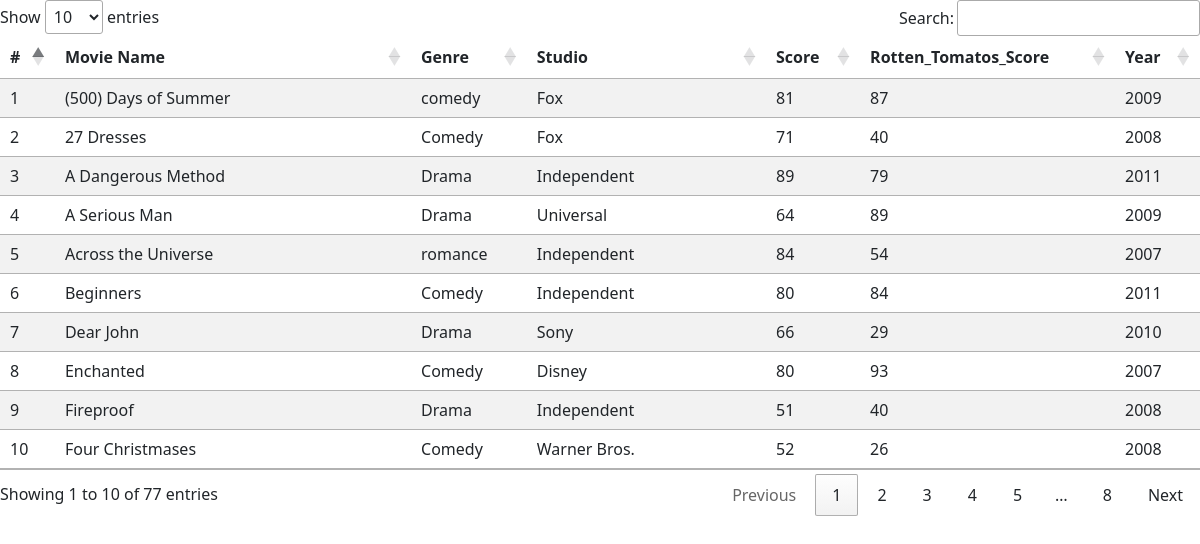
The page / on the database its author committed.
### tables this page shows
CREATE TABLE `movies` (
  `id` int(11) NOT NULL,
  `name` varchar(35) DEFAULT NULL,
  `genre` varchar(9) DEFAULT NULL,
  `studio` varchar(21) DEFAULT NULL,
  `score` varchar(5) DEFAULT NULL,
  `rotten_tomatoes_score` varchar(21) DEFAULT NULL,
  `Year` varchar(4) DEFAULT NULL
);

### index.php (the view, shortened to what this page needs)
<?php
$db_host = '127.0.0.1';
$db_user = 'root';
$db_password = 'rootpass';
$db_db = 'moviesdb';
$db_port = 3306;
$mysqli = new mysqli(
    $db_host,
    $db_user,
    $db_password,
    $db_db,
    $db_port
);
$sql = "SELECT * FROM movies order by id desc";
$result = $mysqli->query($sql);
$movies = [];
if ($result && $result->num_rows > 0) {
    while ($row = $result->fetch_assoc()) {
        $movies[] = $row;
    }
}
?>
<html>
<head>
    <link rel="stylesheet" href="https://cdn.jsdelivr.net/npm/bootstrap@5.2.2/dist/css/bootstrap.min.css">
    <link rel="stylesheet" href="https://cdn.datatables.net/1.13.1/css/jquery.dataTables.min.css">
</head>
<body>
    <div class="movies">
        <table id="myTable" class="table table-striped">
            <thead>
                <tr>
                    <th scope="col">#</th>
                    <th scope="col">Movie Name</th>
                    <th scope="col">Genre</th>
                    <th scope="col">Studio</th>
                    <th scope="col">Score</th>
                    <th scope="col">Rotten_Tomatos_Score</th>
                    <th scope="col">Year</th>
                </tr>
            </thead>
            <tbody>
                <?php
                $counter = 1;
                foreach ($movies as $key => $movie) {
                ?>
                    <tr>
                        <td><?= $counter; ?></td>
                        <td><?= $movie["name"]; ?></td>
                        <td><?= $movie["genre"]; ?></td>
                        <td><?= $movie["studio"]; ?></td>
                        <td><?= $movie["score"]; ?></td>
                        <td><?= $movie["rotten_tomatoes_score"]; ?></td>
                        <td><?= $movie["Year"]; ?></td>
                    </tr>
                <?php
                    $counter++;
                }
                ?>
            </tbody>
        </table>
    </div>
</body>
</html>

### rows shown on the page
movies: name "(500) Days of Summer", genre "comedy", studio "Fox", score "81", rotten_tomatoes_score "87", Year "2009"
movies: name "27 Dresses", genre "Comedy", studio "Fox", score "71", rotten_tomatoes_score "40", Year "2008"
movies: name "A Dangerous Method", genre "Drama", studio "Independent", score "89", rotten_tomatoes_score "79", Year "2011"
movies: name "A Serious Man", genre "Drama", studio "Universal", score "64", rotten_tomatoes_score "89", Year "2009"
movies: name "Across the Universe", genre "romance", studio "Independent", score "84", rotten_tomatoes_score "54", Year "2007"
movies: name "Beginners", genre "Comedy", studio "Independent", score "80", rotten_tomatoes_score "84", Year "2011"
movies: name "Dear John", genre "Drama", studio "Sony", score "66", rotten_tomatoes_score "29", Year "2010"
movies: name "Enchanted", genre "Comedy", studio "Disney", score "80", rotten_tomatoes_score "93", Year "2007"
movies: name "Fireproof", genre "Drama", studio "Independent", score "51", rotten_tomatoes_score "40", Year "2008"
movies: name "Four Christmases", genre "Comedy", studio "Warner Bros.", score "52", rotten_tomatoes_score "26", Year "2008"
